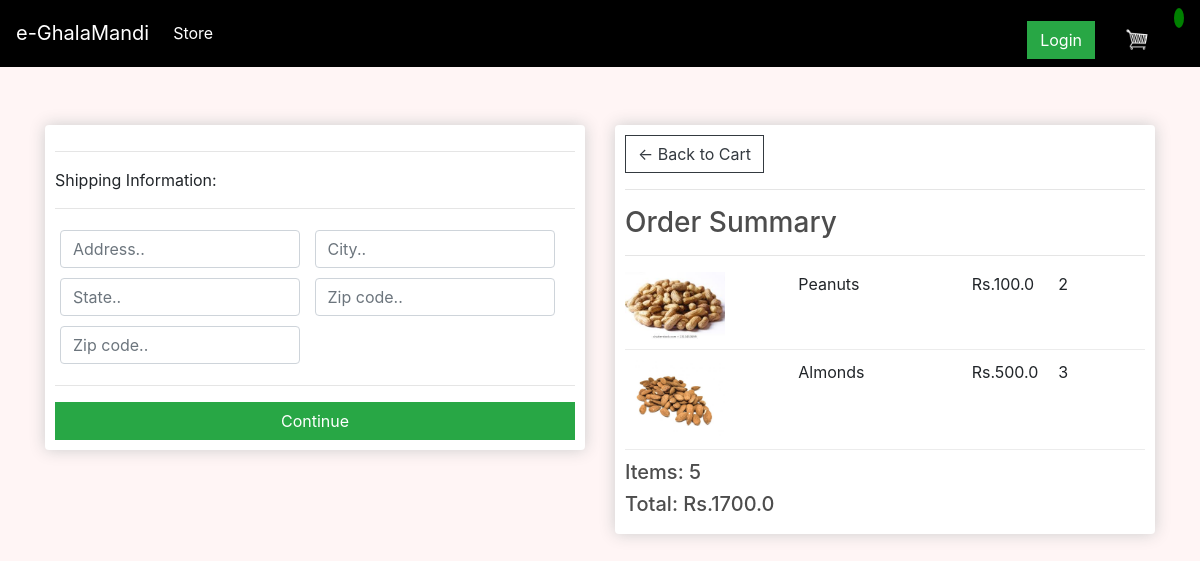
The app's page /checkout/ (signed in) with its own data.
### store/models.py (models this page shows, shortened)
class OrderItem(models.Model):
    product = models.ForeignKey(Product, on_delete=models.SET_NULL, blank=True, null=True)
    order = models.ForeignKey(Order, on_delete=models.SET_NULL, blank=True, null=True)
    quantity = models.IntegerField(default=0, null=True, blank=True)
    date_added = models.DateTimeField(auto_now_add=True)
    @property
    def get_total(self):
        total = self.product.price *self.quantity
        return total

class Product(models.Model):
    name = models.CharField(max_length=200, null=True)
    price = models.FloatField(null=True)
    quantity_Unit = models.CharField(max_length=200, null=True)
    digital = models.BooleanField(default=False, null=True, blank=False)
    image = models.ImageField(null=True, blank=True)
    @property
    def imageURL(self):
        try:
            url = self.image.url
        except:
            url = ''
        return url

class Order(models.Model):
    customer = models.ForeignKey(Customer, on_delete=models.SET_NULL, blank=True, null=True)
    date_ordered = models.DateTimeField(auto_now_add=True)
    complete = models.BooleanField(default=False, null=True, blank=False)
    transaction_id = models.CharField(max_length=200, null=True)
    @property
    def shipping(self):
        shipping = False
        orderitems = self.orderitem_set.all()
        for i in orderitems:
            if i.product.digital == False:
                shipping = True
        return shipping
    @property
    def get_cart_total(self):
        orderitems = self.orderitem_set.all()
        total = sum([item.get_total for item in orderitems])
        return total
    @property
    def get_cart_items(self):
        orderitems = self.orderitem_set.all()
        total = sum([item.quantity for item in orderitems])
        return total

### store/views.py (the view)
# urls.py: path('checkout/', views.checkout, name="checkout"),
def checkout(request):
    if request.user.is_authenticated:
        customer = request.user.customer
        order, created = Order.objects.get_or_create(customer=customer, complete=False)
        items = order.orderitem_set.all()
        cartItems = order.get_cart_items
    else:
        items = []
        order = {'get_cart_total':0, 'get_cart_items':0}
        cartItems = order['get_cart_items']
    context = {'items' :items, 'order' :order, 'shipping':False}
    return render(request, 'store/checkout.html', context)

### store/templates/store/checkout.html (shortened to what this page needs)
{% extends 'store/main.html' %}
{% load static %}
{% block content %}
<br>
<br>
<div class="row">
    <div class="col-lg-6">
        <div class="box-element" id="form-wrapper">
            <form id="form">
                <div id="shipping-info">
                    <hr>
                    <p>Shipping Information:</p>
                    <hr>
                    <div class="form-field">
                        <input class="form-control" type="text" name="address" placeholder="Address..">
                    </div>
                    <div class="form-field">
                        <input class="form-control" type="text" name="city" placeholder="City..">
                    </div>
                    <div class="form-field">
                        <input class="form-control" type="text" name="state" placeholder="State..">
                    </div>
                    <div class="form-field">
                        <input class="form-control" type="text" name="zipcode" placeholder="Zip code..">
                    </div>
                    <div class="form-field">
                        <input class="form-control" type="text" name="country" placeholder="Zip code..">
                    </div>
                </div>
                <hr>
                <input id="form-button" class="btn btn-success btn-block" type="submit" value="Continue">
            </form>
        </div>
        <br>
    </div>
    <div class="col-lg-6">
        <div class="box-element">
            <a class="btn btn-outline-dark" href="{% url 'cart' %}">&#x2190; Back to Cart</a>
            <hr>
            <h3>Order Summary</h3>
            <hr>
            {% for item in items %}
            <div class="cart-row">
                <div style="flex:2"><img class="row-image" src="{{item.product.imageURL}}"></div>
                <div style="flex:2">
                    <p>{{item.product.name}}</p>
                </div>
                <div style="flex:1">
                    <p>Rs.{{item.product.price}}</p>
                </div>
                <div style="flex:1">
                    <p>{{item.quantity}}</p>
                </div>
            </div>
            {% endfor %}
            <h5>Items: {{order.get_cart_items}}</h5>
            <h5>Total: Rs.{{order.get_cart_total}}</h5>
        </div>
    </div>
</div>
{% endblock content %}

### static/css/style.css (style rules this page uses)
body { background-color: hsl(0, 98%, 98%); }
h1,h2,h3,h4,h5,h6 { color:hsl(0, 0%, 30%); }
.box-element { box-shadow:hsl(0, 0%, 80%) 0 0 16px; background-color: #fff; border-radius: 4px; padding: 10px; }
.col-lg-4, .col-lg-6, .col-lg-8, .col-lg-12 { margin-top: 10px; }
.btn { border-radius: 0; }
.row-image { width: 100px; }
.form-field { width:250px; display: inline-block; padding: 5px; }
.cart-row { display: flex; align-items: flex-stretch; padding-bottom: 10px; margin-bottom: 10px; border-bottom: 1px solid #ececec; }

### records on screen
OrderItem: product.imageURL (picture), product.name "Peanuts", product.price "100.0", quantity "2"
OrderItem: product.imageURL (picture), product.name "Almonds", product.price "500.0", quantity "3"
Order: get_cart_items "5", get_cart_total "1700.0"
